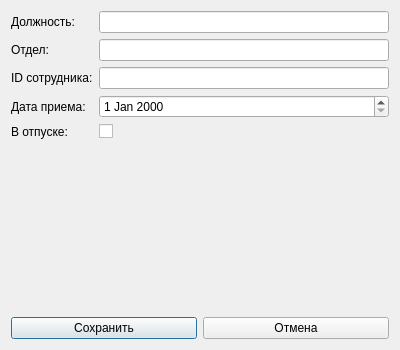
<?xml version="1.0" encoding="UTF-8"?>
<ui version="4.0">
  <class>EditDialog</class>
  <widget class="QDialog" name="EditDialog">
    <property name="geometry">
      <rect>
        <x>0</x>
        <y>0</y>
        <width>400</width>
        <height>350</height>
      </rect>
    </property>
    <layout class="QVBoxLayout" name="verticalLayout">
      <item>
        <layout class="QFormLayout" name="formLayout">
          <item row="0" column="0">
            <widget class="QLabel" name="positionLabel">
              <property name="text">
                <string>Должность:</string>
              </property>
            </widget>
          </item>
          <item row="0" column="1">
            <widget class="QLineEdit" name="positionEdit"/>
          </item>
          <item row="1" column="0">
            <widget class="QLabel" name="departmentLabel">
              <property name="text">
                <string>Отдел:</string>
              </property>
            </widget>
          </item>
          <item row="1" column="1">
            <widget class="QLineEdit" name="departmentEdit"/>
          </item>
          <item row="2" column="0">
            <widget class="QLabel" name="employeeIdLabel">
              <property name="text">
                <string>ID сотрудника:</string>
              </property>
            </widget>
          </item>
          <item row="2" column="1">
            <widget class="QLineEdit" name="employeeIdEdit"/>
          </item>
          <item row="3" column="0">
            <widget class="QLabel" name="hireDateLabel">
              <property name="text">
                <string>Дата приема:</string>
              </property>
            </widget>
          </item>
          <item row="3" column="1">
            <widget class="QDateEdit" name="hireDateEdit"/>
          </item>
          <item row="4" column="0">
            <widget class="QLabel" name="isOnLeaveLabel">
              <property name="text">
                <string>В отпуске:</string>
              </property>
            </widget>
          </item>
          <item row="4" column="1">
            <widget class="QCheckBox" name="isOnLeaveCheckBox"/>
          </item>
        </layout>
      </item>
      <item>
        <layout class="QHBoxLayout" name="buttonLayout">
          <item>
            <widget class="QPushButton" name="saveButton">
              <property name="text">
                <string>Сохранить</string>
              </property>
            </widget>
          </item>
          <item>
            <widget class="QPushButton" name="cancelButton">
              <property name="text">
                <string>Отмена</string>
              </property>
            </widget>
          </item>
        </layout>
      </item>
    </layout>
  </widget>
  <resources/>
  <connections/>
</ui>
